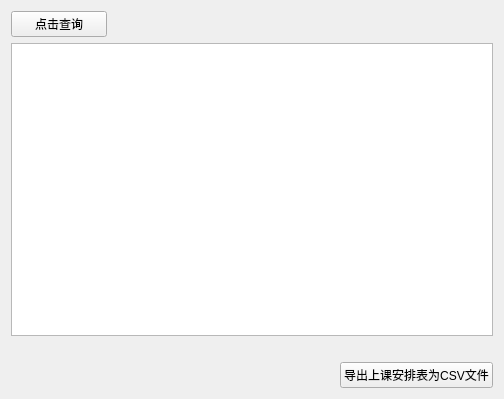
<?xml version="1.0" encoding="UTF-8"?>
<ui version="4.0">
 <class>teachersearch</class>
 <widget class="QWidget" name="teachersearch">
  <property name="geometry">
   <rect>
    <x>0</x>
    <y>0</y>
    <width>504</width>
    <height>399</height>
   </rect>
  </property>
  <property name="windowTitle">
   <string>Form</string>
  </property>
  <layout class="QVBoxLayout" name="verticalLayout_2">
   <item>
    <layout class="QVBoxLayout" name="verticalLayout">
     <item>
      <layout class="QHBoxLayout" name="horizontalLayout" stretch="2,8">
       <item>
        <widget class="QPushButton" name="pushButton">
         <property name="text">
          <string>点击查询</string>
         </property>
        </widget>
       </item>
       <item>
        <spacer name="horizontalSpacer">
         <property name="orientation">
          <enum>Qt::Horizontal</enum>
         </property>
         <property name="sizeHint" stdset="0">
          <size>
           <width>40</width>
           <height>20</height>
          </size>
         </property>
        </spacer>
       </item>
      </layout>
     </item>
     <item>
      <widget class="QTableWidget" name="tableWidget"/>
     </item>
    </layout>
   </item>
   <item>
    <layout class="QHBoxLayout" name="horizontalLayout_2">
     <property name="topMargin">
      <number>20</number>
     </property>
     <item>
      <spacer name="horizontalSpacer_2">
       <property name="orientation">
        <enum>Qt::Horizontal</enum>
       </property>
       <property name="sizeHint" stdset="0">
        <size>
         <width>40</width>
         <height>20</height>
        </size>
       </property>
      </spacer>
     </item>
     <item>
      <widget class="QPushButton" name="pushButton_2">
       <property name="text">
        <string>导出上课安排表为CSV文件</string>
       </property>
      </widget>
     </item>
    </layout>
   </item>
  </layout>
 </widget>
 <resources/>
 <connections/>
</ui>
